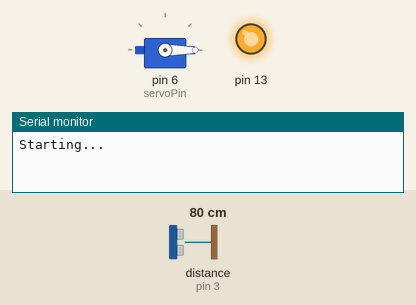
Simulated run of this sketch. Board: Arduino Uno, built with avr-gcc and run on an emulated ATmega328P. Parts: servo, output pins drawn as LEDs (lit = HIGH), the last lines printed to the serial monitor. Inputs (shaded band) come from the test bench; at power-on: distance to the obstacle (sensor on pin 3) 80 cm. The echo pulse lasts 58.3 µs per cm.

Above: at 11.2 s.
11.3 s: distance to the obstacle (sensor on pin 3) set to 62 cm
12.8 s: distance to the obstacle (sensor on pin 3) set to 55 cm
At 13.4 s:
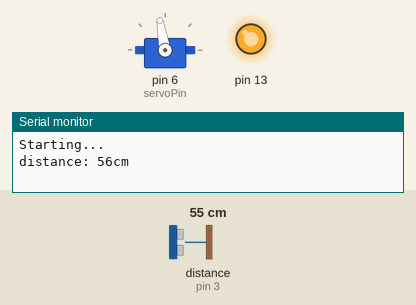
15.8 s: distance to the obstacle (sensor on pin 3) set to 60 cm
At 16.1 s:
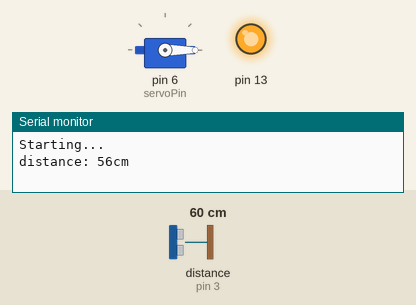
17.3 s: distance to the obstacle (sensor on pin 3) set to 2 cm
At 18.2 s:
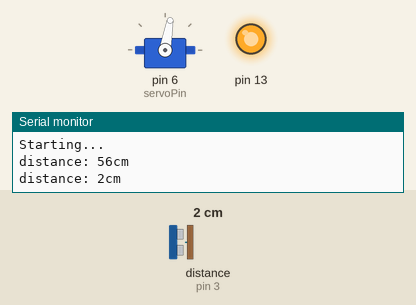
Timing chart, 0 to 21.3 s (numbered marks = the images above; inputs shaded):
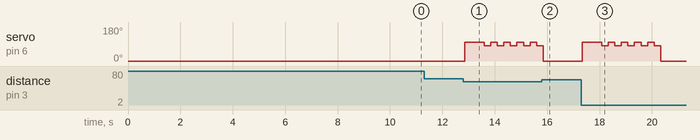

The sketch:

Confetti-Drop.ino
```cpp
/*
 * Confetti-Drop.ino
 *
 * Brown Dog Gadgets <https://www.browndoggadgets.com/>
 *
 *
 * We used the following items for this project:
 *   1 x Crazy Circuits Robotics Board <https://www.browndoggadgets.com/collections/tbm/products/crazy-circuits-robotics-board>
 *   1 x Brick Compatible 270 Degree Servo <https://www.browndoggadgets.com/products/brick-compatible-270-degree-servo>
 *   1 x HC-SR04 Ultrasonic Distance Sensor <https://www.browndoggadgets.com/products/distance-sensor>
 */


// you will need the following libraries
#include <NewPing.h>
#include <Servo.h>

// set up the ultrasonic sensor, connect the echo and trigger wires to the specified pins
#define ECHO_PIN     3   // Arduino pin tied to echo pin on the ultrasonic sensor
#define TRIGGER_PIN  5   // Arduino pin tied to trigger pin on the ultrasonic sensor
#define MAX_DISTANCE 800 // Maximum distance we want to ping for (in centimeters). Maximum sensor distance is rated at 400-500cm
NewPing sonar(TRIGGER_PIN, ECHO_PIN, MAX_DISTANCE); // NewPing setup of pins and maximum distance.

int theDistance = 0;
int triggerDistance = 60; // set the distance in centimeters to trigger the action

// make the servo objects
Servo myServo;

// connect the signal wires (orange) to the specified pins
int servoPin = 6;

// set the number for forward and backward movement
int cupHome = 0;
int cupDump = 100;


// setup runs one time when things start
void setup() {

  Serial.begin(9600);
  Serial.println("Starting...");
  myServo.attach(servoPin);
  myServo.write(cupHome);
  delay(1000 * 10);  // 10 second delay
  pinMode(13, OUTPUT);
  digitalWrite(13, HIGH);

}

// loop runs forever
void loop() {

  delay(50); // delay between pings
  theDistance = sonar.ping_cm();

  // check if the distance sensor sees something
  if ((theDistance > 0) and (theDistance < triggerDistance)) {

    // distance sensor
    Serial.print("distance: ");
    Serial.print(theDistance);
    Serial.println("cm");

    // dump the cup
    myServo.write(cupDump);
    delay(500);

    // shake the cup
    for (int i=0; i < 5; i++) {
      myServo.write(cupDump);
      delay(250);
      myServo.write(cupDump-20);
      delay(250);
    }

    // put the cup back up
    myServo.write(cupHome);
    delay(1000);

    // reset the distance
    theDistance = 0;

  }

}
```

Measured:
- the behaviour switches between 59 and 58 cm on distance to the obstacle (sensor on pin 3) (found by bisection; images 0 and 1)
- after the input at 11.3 s, every drawn part: stays the same
- after the input at 12.8 s, servo on pin 6 (servoPin): 0° → 100° after 0.05 s, then repeats every 0.50 s: 80° 0.25 s, 100° 0.25 s
- after the input at 15.8 s, servo on pin 6 (servoPin): goes on until 15.8 s, then stays 0°
- after the input at 17.3 s, servo on pin 6 (servoPin): 0° → 100° at once, then repeats every 0.50 s: 80° 0.25 s, 100° 0.25 s, until it stays 0° from 20.3 s
